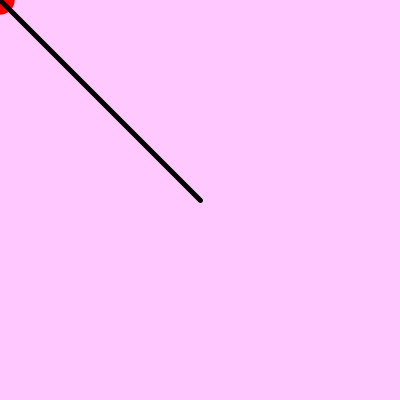
Frame 1 (no input)
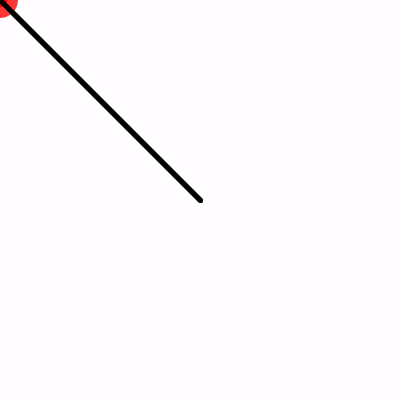
Frame 60 (the mouse pressed at the canvas centre just before this capture)
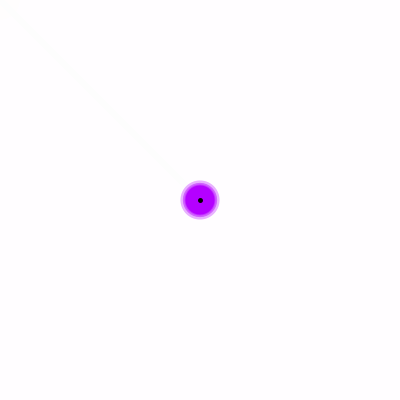
Frame 120 (the mouse held since frame 60 and released just before this capture)

The Processing sketch that drew these frames (run headless with seeded random() and noise(); from frame 60 on, the mouse is pressed at the canvas centre):

// Processing sketch: processing_60213
// ── processing_60213.pde

void setup(){

  size(400,400);
  background(255,255,255);

}

void draw(){

float r;
r = random(10,40);


smooth();
noStroke();
  
   // background(255,0,255);
  fill(255,0,255,54);
  rectMode(CENTER);
  rect(200,200,400,400);
  
  colorMode(HSB);
  fill(mouseX,255,255);
  ellipseMode(CENTER);
  ellipse(mouseX,mouseY,r,r);
  
  stroke(0);
  strokeWeight(5);
  line(200,200,mouseX,mouseY);
  
}
